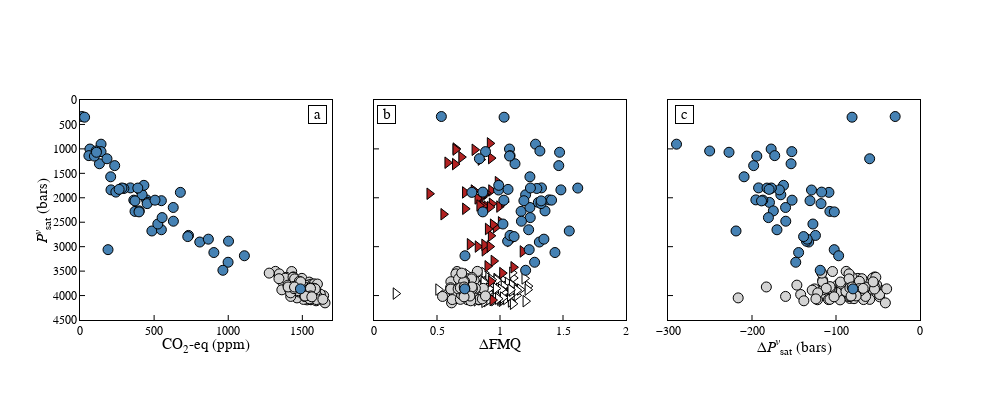

Notebook code cell kept with this figure:
### Code cell
### saturation pressure and fO2 from S content

fig = make_subplots(rows=1, cols=3,
                   shared_yaxes = True, shared_xaxes = False,
                   vertical_spacing=0.08, horizontal_spacing=0.05)
lw = 3
syms = 10
lc1 = "steelblue"
lc2 = "lightgrey"
lc3 = "firebrick"
lc4 = "white"

data1 = pvsat1_data
data2 = pvsat2_data
data3 = SfO21_data
data4 = SfO22_data
r = 1

# Pvsat vs. CO2
c = 1
fig.add_trace(go.Scatter(mode = "markers", x=data2[2:,16], y=data2[2:,1],
                         marker=dict(symbol="circle", color=lc2, line_color="black", size=syms, line_width=1)), row = r, col = c)
fig.add_trace(go.Scatter(mode = "markers", x=data1[2:,16], y=data1[2:,1],
                         marker=dict(symbol="circle", color=lc1, line_color="black", size=syms, line_width=1)), row = r, col = c)
fig.update_xaxes(range = [0,1700], dtick = 500, title = "CO<sub>2</sub>-eq (ppm)", row = r, col = c)
fig.update_yaxes(range = [4500,0], dtick = 500, title = "<i>P<sup>v</sup></i><sub>sat</sub> (bars)", row = r, col = c)
fig.add_annotation(x=1600, y=300,text="a",showarrow=False, bordercolor = "black", bgcolor="white",
                   width=15, height=15,font=dict(color="black",size=15),textangle=0,  row = r, col = c)

# Pvsat vs. DFMQ
c = 2
fig.add_trace(go.Scatter(mode = "markers", x=data4[2:,8], y=data4[2:,5],
                         marker=dict(symbol="triangle-right", color=lc4, line_color="black", size=syms, line_width=1)), row = r, col = c)
fig.add_trace(go.Scatter(mode = "markers", x=data3[2:,8], y=data3[2:,5],
                         marker=dict(symbol="triangle-right", color=lc3, line_color="black", size=syms, line_width=1)), row = r, col = c)
fig.add_trace(go.Scatter(mode = "markers", x=data2[2:,4], y=data2[2:,1],
                         marker=dict(symbol="circle", color=lc2, line_color="black", size=syms, line_width=1)), row = r, col = c)
fig.add_trace(go.Scatter(mode = "markers", x=data1[2:,4], y=data1[2:,1],
                         marker=dict(symbol="circle", color=lc1, line_color="black", size=syms, line_width=1)), row = r, col = c)
fig.update_xaxes(range = [0,2], dtick = 0.5, title = "\u0394FMQ", row = r, col = c)
fig.add_annotation(x=0.1, y=300,text="b",showarrow=False, bordercolor = "black", bgcolor="white",
                   width=15, height=15,font=dict(color="black",size=15),textangle=0,  row = r, col = c)

# Pvsat vs. dpvsat
c = 3
fig.add_trace(go.Scatter(mode = "markers", x=data2[2:,88], y=data2[2:,1],
                         marker=dict(symbol="circle", color=lc2, line_color="black", size=syms, line_width=1)), row = r, col = c)
fig.add_trace(go.Scatter(mode = "markers", x=data1[2:,88], y=data1[2:,1],
                         marker=dict(symbol="circle", color=lc1, line_color="black", size=syms, line_width=1)), row = r, col = c)
fig.update_xaxes(range = [-300,0], dtick = 100, title = "\u0394<i>P<sup>v</sup></i><sub>sat</sub> (bars)", row = r, col = c)
fig.add_annotation(x=-280, y=300,text="c",showarrow=False, bordercolor = "black", bgcolor="white",
                   width=15, height=15,font=dict(color="black",size=15),textangle=0,  row = r, col = c)


fig.update_layout(height=400, width=1000, plot_bgcolor='rgb(255,255,255)' , showlegend = False)

fig.update_xaxes(showline=True, linewidth=1, linecolor='black', mirror=True, 
                 ticks="inside", ticklen=5, title_standoff = 0, tickcolor="black",
                 title_font=dict(size=15, family='Helvetica', color='black'), 
                 tickfont=dict(family='Helvetica', color='black', size=12))
fig.update_yaxes(showline=True, linewidth=1, linecolor='black', mirror=True, 
                 ticks="inside", ticklen=5, title_standoff = 0, tickcolor="black",
                title_font=dict(size=15, family='Helvetica', color='black'), 
                 tickfont=dict(family='Helvetica', color='black', size=12))

fig.update_layout(font_family="Helvetica",font_color="black")

fig.show()
#fig.write_image("fig3.svg")
